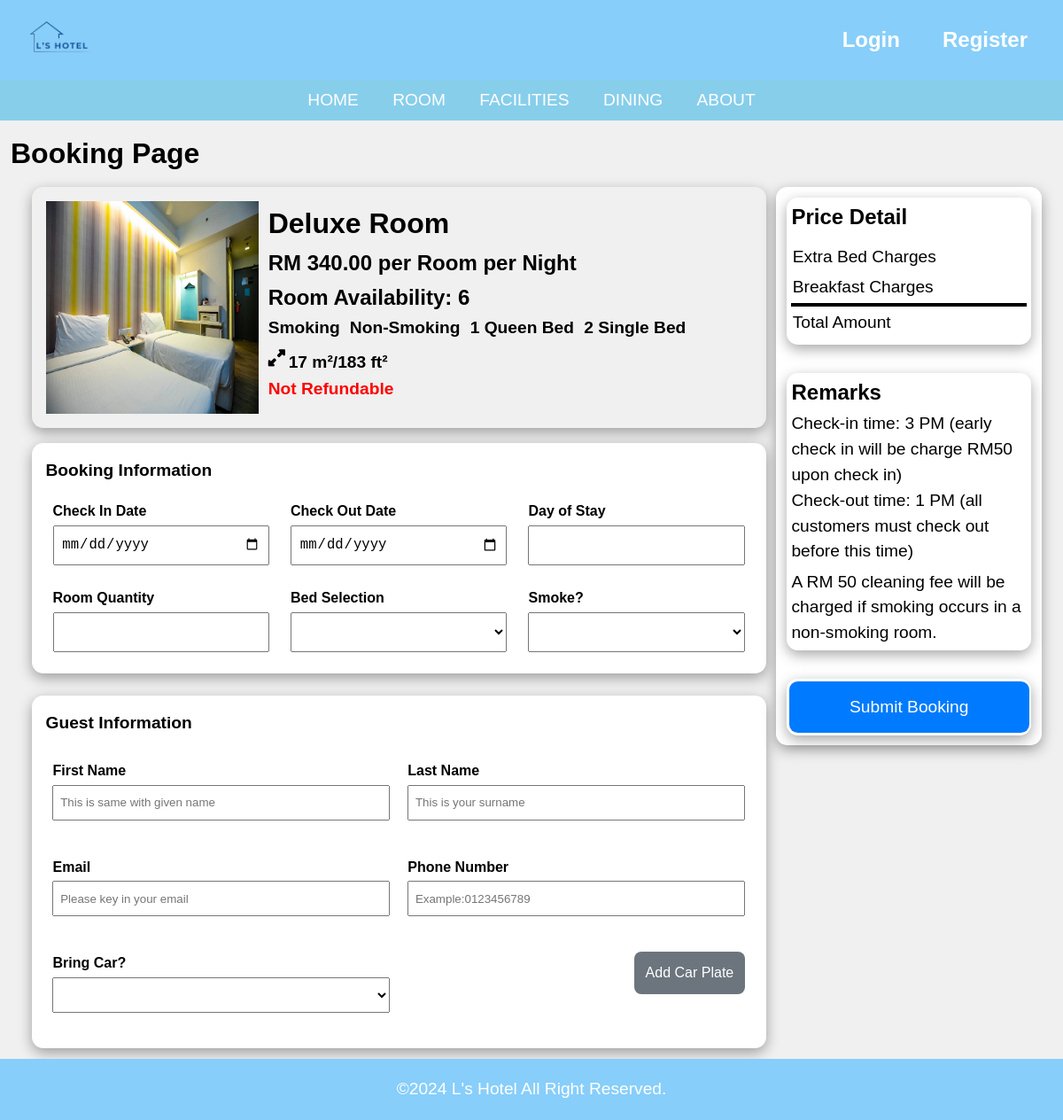
Page /booking.php?roomType=Deluxe Room on the committed database.
### tables this page shows
CREATE TABLE `rooms` (
  `room_id` int(11) NOT NULL,
  `room_type` varchar(255) NOT NULL,
  `room_level` int(3) NOT NULL,
  `room_price` decimal(10,2) NOT NULL,
  `room_features` text DEFAULT NULL,
  `room_facilities` text DEFAULT NULL,
  `room_size` varchar(50) DEFAULT NULL,
  `room_availability` int(11) DEFAULT NULL,
  `room_description` text DEFAULT NULL,
  `room_images` text DEFAULT NULL
);

### booking.php (the view, shortened to what this page needs)
<?php
require 'config.php';
function sanitizeInput($data) {
    return htmlspecialchars(trim($data));
}
$userDetails = [];
$user_email = null;
$room_type = isset($_GET['roomType']) ? sanitizeInput($_GET['roomType']) : 'Default Room';
$price = 'xxx';
$features = [];
$size = 'N/A';
$availability = 0;
$image = 'img/room-image/default-room.jpg';
$sql = "SELECT * FROM rooms WHERE room_type = ?";
$stmt = $conn->prepare($sql);
$stmt->bind_param('s', $room_type);
$stmt->execute();
$result = $stmt->get_result();
if ($result->num_rows > 0) {
    $row = $result->fetch_assoc();
    $price = $row['room_price'];
    $features = explode(',', $row['room_features']);
    $size = $row['room_size'];
    $availability = $row['room_availability'];
    $images = explode(',', $row['room_images']);
    $image = isset($images[0]) ? 'img/room-image/' . strtolower(str_replace(' ', '-', $room_type)) . '/' . htmlspecialchars(trim($images[0])) : 'img/room-image/default-room.jpg';
}
?>
<!DOCTYPE html>
<html lang="en">
<head>
    <link rel="stylesheet" href="https://cdnjs.cloudflare.com/ajax/libs/font-awesome/6.0.0-beta3/css/all.min.css">
    <link rel="stylesheet" type="text/css" href="css/style.css?v=<?php echo time(); ?>">
    <link rel="stylesheet" type="text/css" href="css/booking.css?v=<?php echo time(); ?>">
</head>
<body>
    <?php include 'header.php'; ?>
    <div class="booking-header">
        <span>Booking Page</span>
    </div>
    <div class="booking-container">
        <div class="roomtype-card">
            <div class="room-type-box">
                <img id="room-image" src="<?php echo $image; ?>" alt="Room Image"/>
                <div class="room-type-info">
                    <div class="room-type-header">
                        <span id="room-type-name"><?php echo htmlspecialchars($room_type); ?></span>
                    </div>
                    <div class="room-price-card">
                        <span id="room-price">RM <?php echo htmlspecialchars($price); ?> per Room per Night</span>
                        <span id="room-availability">Room Availability: <?php echo htmlspecialchars($availability); ?></span>
                    </div>
                    <div class="room-features" id="room-features">
                        <?php
                        foreach ($features as $feature) {
                            echo '<span class="feature-item">' . htmlspecialchars($feature) . '</span>';
                        }
                        ?>
                    </div>
                    <span class="size" id="room-size"><i class="fa-solid fa-up-right-and-down-left-from-center"></i> <?php echo htmlspecialchars($size); ?></span>
                    <span class="refund">Not Refundable</span>
                </div>
            </div>
            <form id="booking-form" action="process_booking.php" method="post" onsubmit="validateForm(event)">
                <div class="form-content">
                    <div class="booking-card">
                        <span class="form-header">Booking Information</span>
                        <div class="booking-info">
                            <div class="column" id="checkindate">
                                <label for="check-in-date">Check In Date</label>
                                <input type="date" id="check-in-date" name="check-in-date" required>
                            </div>
                            <div class="column" id="checkoutdate">
                                <label for="check-out-date">Check Out Date</label>
                                <input type="date" id="check-out-date" name="check-out-date" required>
                            </div>
                            <div class="column" id="dayofstay">
                                <label for="day">Day of Stay</label>
                                <input type="number" id="day" name="day" readonly min="1">
                            </div>
                            <div class="column" id="room-quantity">
                                <label for="room-quantity-input">Room Quantity</label>
                                <input type="number" id="room-quantity-input" name="room-quantity" required min="1">
                            </div>
                            <div class="column" id="bed-selection">
                                <label for="bed">Bed Selection</label>
                                <select name="bed" id="bed" required>
                                    <option value="" selected disabled hidden></option>
                                </select>
                            </div>
                            <div class="column" id="smoke-selection">
                                <label for="smoke">Smoke?</label>
                                <select name="smoke" id="smoke" required>
                                    <option value="" selected disabled hidden></option>
                                    <option value="Yes">Yes</option>
                                </select>
                            </div>
                        </div>
                    </div>
                    <div class="guest-card">
                        <span class="form-header">Guest Information</span>
                        <div class="row">
                            <div class="column">
                                <label for="fname">First Name</label>
                                <input type="text" name="fname" id="fname" required maxlength="128" placeholder="This is same with given name" value="<?php echo isset($userDetails['first_name']) ? htmlspecialchars($userDetails['first_name']) : ''; ?>">
                            </div>
                            <div class="column">
                                <label for="lname">Last Name</label>
                                <input type="text" name="lname" id="lname" required maxlength="128" placeholder="This is your surname" value="<?php echo isset($userDetails['last_name']) ? htmlspecialchars($userDetails['last_name']) : ''; ?>">
                            </div>
                        </div>
                        <div class="row">
                            <div class="column">
                                <label for="email">Email</label>
                                <input type="email" name="email" id="email" placeholder="Please key in your email" value="<?php echo htmlspecialchars($user_email); ?>">
                                </div>
                            <div class="column">
                                <label for="phone">Phone Number</label>
                                <input type="text" name="phone" id="phone" required minlength="8" maxlength="15" placeholder="Example:0123456789" value="<?php echo isset($userDetails['phone_number']) ? htmlspecialchars($userDetails['phone_number']) : ''; ?>">
                            </div>
                        </div>
                        <div class="row">
                            <div class="column">
                                <label for="car-1">Bring Car?</label>
                                <select name="car-1" id="car-1" required onchange="toggleCarPlateField(this)">
                                    <option value="" selected disabled hidden></option>
                                    <option value="Yes">Yes</option>
                                </select>
                            </div>
                            <div class="column">
                                <button id="add-car-plate-btn" type="button" onclick="addCarPlateField()">Add Car Plate</button>
                            </div>
                        </div>
                    </div>
                </div>
            </form>
        </div>
        <div class="price-card">
            <div class="priceinfo">
                <span class="price-title">Price Detail</span>
                <div class="product">
                    <div class="column">
                    </div>
                    <div id="additional-charges-container" class="column">
                        <span>Extra Bed Charges</span>
                    </div>
                    <div id="additional-charges-container" class="column">
                        <span>Breakfast Charges</span>
                    </div>
                    <hr>
                    <div class="column">
                        <span>Total Amount</span>
                    </div>
                </div>
            </div>
            <div class="remarks">
                <span class="remarks-header">Remarks</span>
                <span class="remarks-content">
                    Check-in time: 3 PM (early check in will be charge RM50 upon check in)
                    <br>
                    Check-out time: 1 PM (all customers must check out before this time)
                </span>
                <span class="remarks-content">
                    A RM 50 cleaning fee will be charged if smoking occurs in a non-smoking room.
                </span>
            </div>
            <div class="booking-button">
                <button id="submit-btn" type="submit" onclick="validateForm(event)">Submit Booking</button>
            </div>
        </div>
    </div>
    <footer>
        <p>&copy;2024 L's Hotel  All Right Reserved.</p>
    </footer>
</body>
</html>

### css/style.css (style rules this page uses)
html, body { height: 100%; margin: 0; padding: 0; }
body { display: flex; flex-direction: column; font-family: Arial, sans-serif; }
footer { background-color: #87cefa; color: white; text-align: center; padding: 1em; font-size: 1.2em; margin-top: auto; }

### rows in the picture
rooms: room_price "340.00", room_availability "6", room_features "Smoking", room_features "Non-Smoking", room_features "1 Queen Bed", room_features "2 Single Bed", room_size "17 m²/183 ft²"
